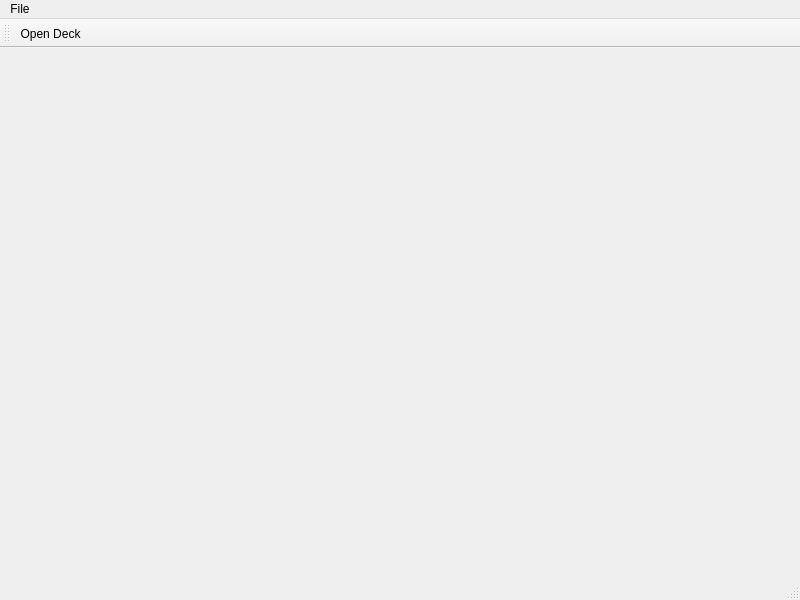
<?xml version="1.0" encoding="UTF-8"?>
<ui version="4.0">
 <class>DeckBuilderWindow</class>
 <widget class="QMainWindow" name="BotArena2Class">
  <property name="geometry">
   <rect>
    <x>0</x>
    <y>0</y>
    <width>800</width>
    <height>600</height>
   </rect>
  </property>
  <property name="windowTitle">
   <string>Deck Builder</string>
  </property>
  <widget class="QWidget" name="centralWidget">
   <property name="minimumSize">
    <size>
     <width>600</width>
     <height>440</height>
    </size>
   </property>
   <layout class="QHBoxLayout" name="horizontalLayout"/>
  </widget>
  <widget class="QMenuBar" name="menuBar">
   <property name="geometry">
    <rect>
     <x>0</x>
     <y>0</y>
     <width>1198</width>
     <height>21</height>
    </rect>
   </property>
   <widget class="QMenu" name="menuFile">
    <property name="focusPolicy">
     <enum>Qt::ClickFocus</enum>
    </property>
    <property name="locale">
     <locale language="English" country="UnitedStates"/>
    </property>
    <property name="title">
     <string>File</string>
    </property>
    <addaction name="actionOpen_Deck"/>
    <addaction name="actionClose"/>
   </widget>
   <addaction name="menuFile"/>
  </widget>
  <widget class="QToolBar" name="mainToolBar">
   <attribute name="toolBarArea">
    <enum>TopToolBarArea</enum>
   </attribute>
   <attribute name="toolBarBreak">
    <bool>false</bool>
   </attribute>
   <addaction name="actionOpen_Deck"/>
  </widget>
  <widget class="QStatusBar" name="statusBar"/>
  <action name="actionOpen_Deck">
   <property name="icon">
    <iconset theme="document-open"/>
   </property>
   <property name="text">
    <string>Open Deck</string>
   </property>
  </action>
  <action name="actionClose">
   <property name="text">
    <string>Close</string>
   </property>
  </action>
 </widget>
 <layoutdefault spacing="6" margin="11"/>
 <resources>
  <include location="botarena2.qrc"/>
 </resources>
 <connections/>
</ui>
